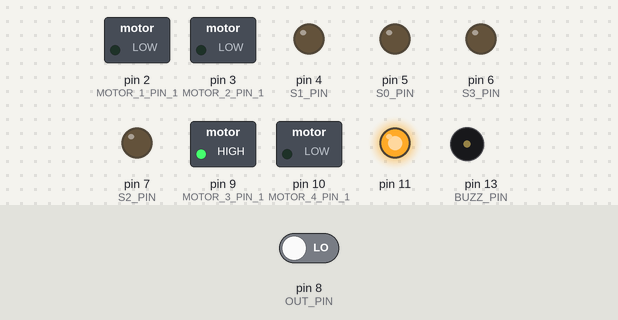
This sketch was run on a simulated Arduino Uno, built with avr-gcc and run on an emulated ATmega328P. Shown: switched loads named in the sketch (green lamp = pin HIGH), output pins drawn as LEDs (lit = HIGH), buzzer (waves = sounding, pin HIGH). The test bench sets the inputs (shaded band); at power-on: pin 8 (OUT_PIN) LOW.

Above: at 0.6 s.
At 1.8 s:
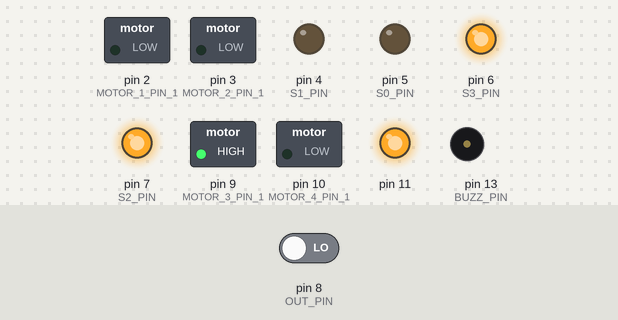
At 3.65 s:
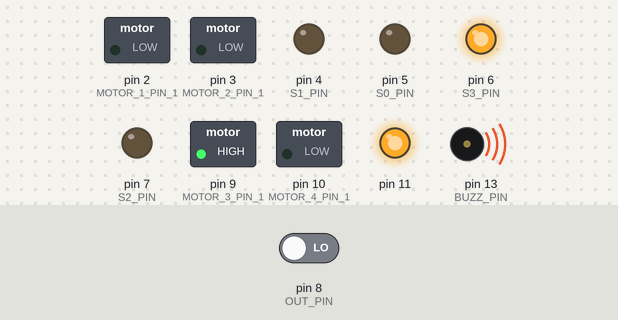
At 6.8 s:
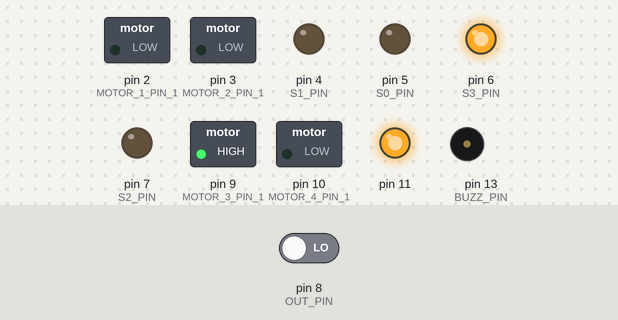
Timing chart, 0 to 8.7 s (numbered marks = the images above):
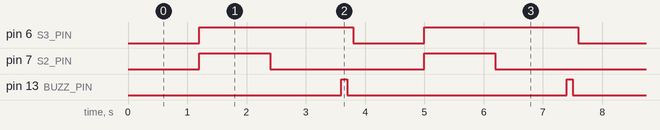

The sketch:

Kaam_Chalau.ino
```cpp
//include servo library
#include <Servo.h>

//define sensor pin
#define S0_PIN 5
#define S1_PIN 4
#define S2_PIN 7
#define S3_PIN 6
#define OUT_PIN 8

//define motor pin
#define MOTOR_1_PIN_1 2
#define MOTOR_2_PIN_1 3
#define MOTOR_3_PIN_1 9
#define MOTOR_4_PIN_1 10

//define limit switch
#define END_STOP1_PIN 12

//define buzzer pin
#define BUZZ_PIN 13

//define servo angle
Servo servom;
  int servogr = 20;
  int servobl = 150;
  int servomd = 65;

void setup()
{
  // Set the S0, S1, S2, S3 Pins as Output
  pinMode(S0_PIN, OUTPUT);
  pinMode(S1_PIN, OUTPUT);
  pinMode(S2_PIN, OUTPUT);
  pinMode(S3_PIN, OUTPUT);
  pinMode(11, OUTPUT);
  Serial.println("AgroTech: Integrating Technology In Agriculture");
  Serial.println("Machine In Action!");
  //Set OUT_PIN as Input
  pinMode(OUT_PIN, INPUT);

  // Set Pulse Width scaling to 20%

  digitalWrite(11, HIGH);
  digitalWrite(9, HIGH);
  //set the motors pin as output
  pinMode(MOTOR_1_PIN_1, OUTPUT);
  pinMode(MOTOR_2_PIN_1, OUTPUT);
  pinMode(MOTOR_3_PIN_1, OUTPUT);
  pinMode(MOTOR_4_PIN_1, OUTPUT);

  //set the pin for buzz
  pinMode(BUZZ_PIN, OUTPUT);

  //set servo attach


  // Enabl UART for Debugging
  Serial.begin(9600);


}
void loop()
{
  int r, g, b;
  r = process_red_value();
  delay(200);
  g = process_green_value();
  delay(200);
  b = process_blue_value();
  delay(200);


  if ((g < 390) && (g > 300)) ////Bad Apple
  {
    Serial.println("Bad Apple");
    Serial.println("Turn Right Motor ON!");

   digitalWrite(BUZZ_PIN, LOW);
 digitalWrite(9, LOW);

  }
  else if ((g < 500) && (g > 410))
  {
    Serial.println("Good Apple");
    Serial.println("Turn Left Motor ON!");
    digitalWrite(BUZZ_PIN, LOW);
   digitalWrite(9, LOW);
  }

  else
  {

    digitalWrite(BUZZ_PIN, HIGH);
  delay(100);
  digitalWrite(BUZZ_PIN, LOW);
  delay(100);
  }


}

int process_red_value()
{
  digitalWrite(S2_PIN, LOW);
  digitalWrite(S3_PIN, LOW);
  int pulse_length = pulseIn(OUT_PIN, LOW);
  return pulse_length;
}
int process_green_value()
{
  digitalWrite(S2_PIN, HIGH);
  digitalWrite(S3_PIN, HIGH);
  int pulse_length = pulseIn(OUT_PIN, LOW);
  return pulse_length;
}
int process_blue_value()
{
  digitalWrite(S2_PIN, LOW);
  digitalWrite(S3_PIN, HIGH);
  int pulse_length = pulseIn(OUT_PIN, LOW);
  return pulse_length;
}
```

Measured:
- by itself, pin 6 (S3_PIN): alternates HIGH for 2.6 s and LOW for 1.2 s
- by itself, pin 7 (S2_PIN): alternates HIGH for 1.2 s and LOW for 2.6 s
- by itself, pin 13 (BUZZ_PIN): alternates HIGH for 0.10 s and LOW for 3.7 s
